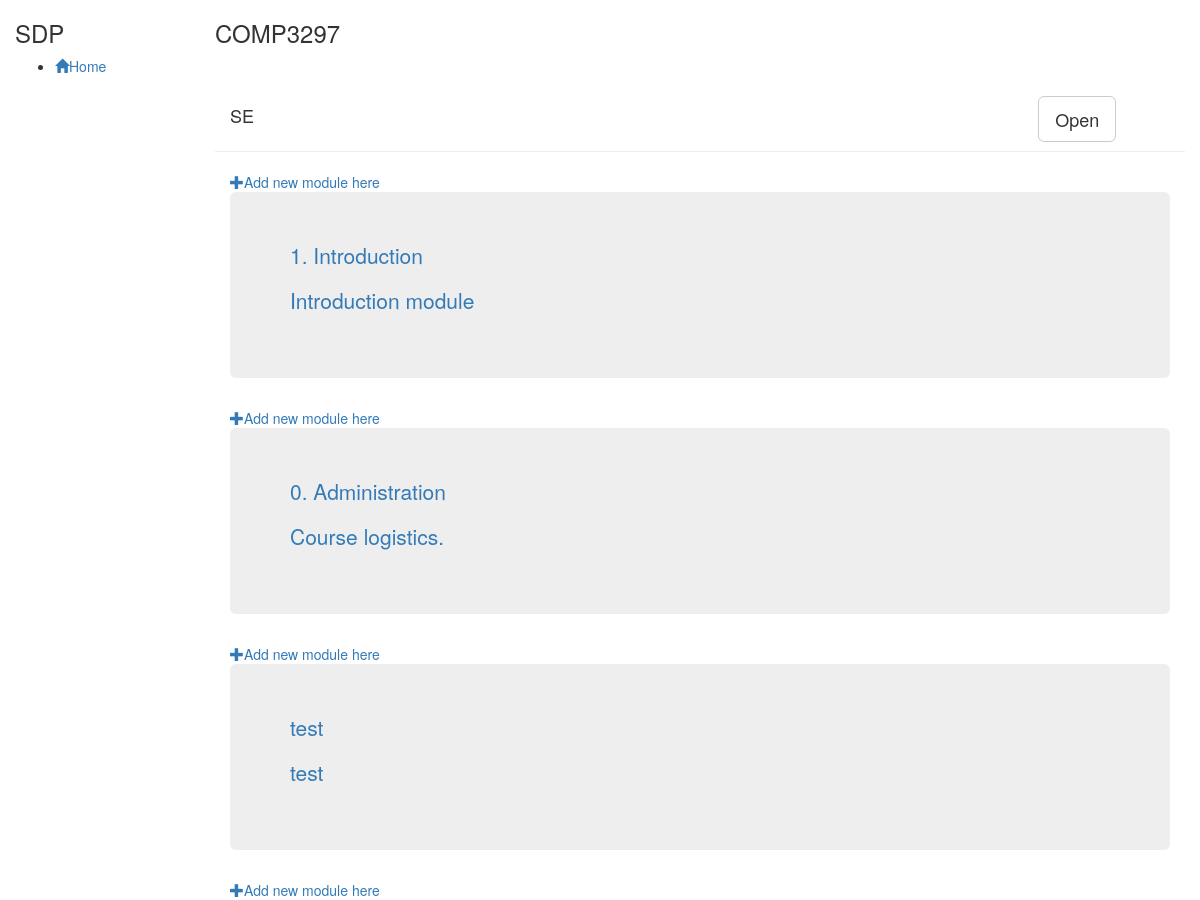
The app's page /Instructor/1/1 (signed in), older data.
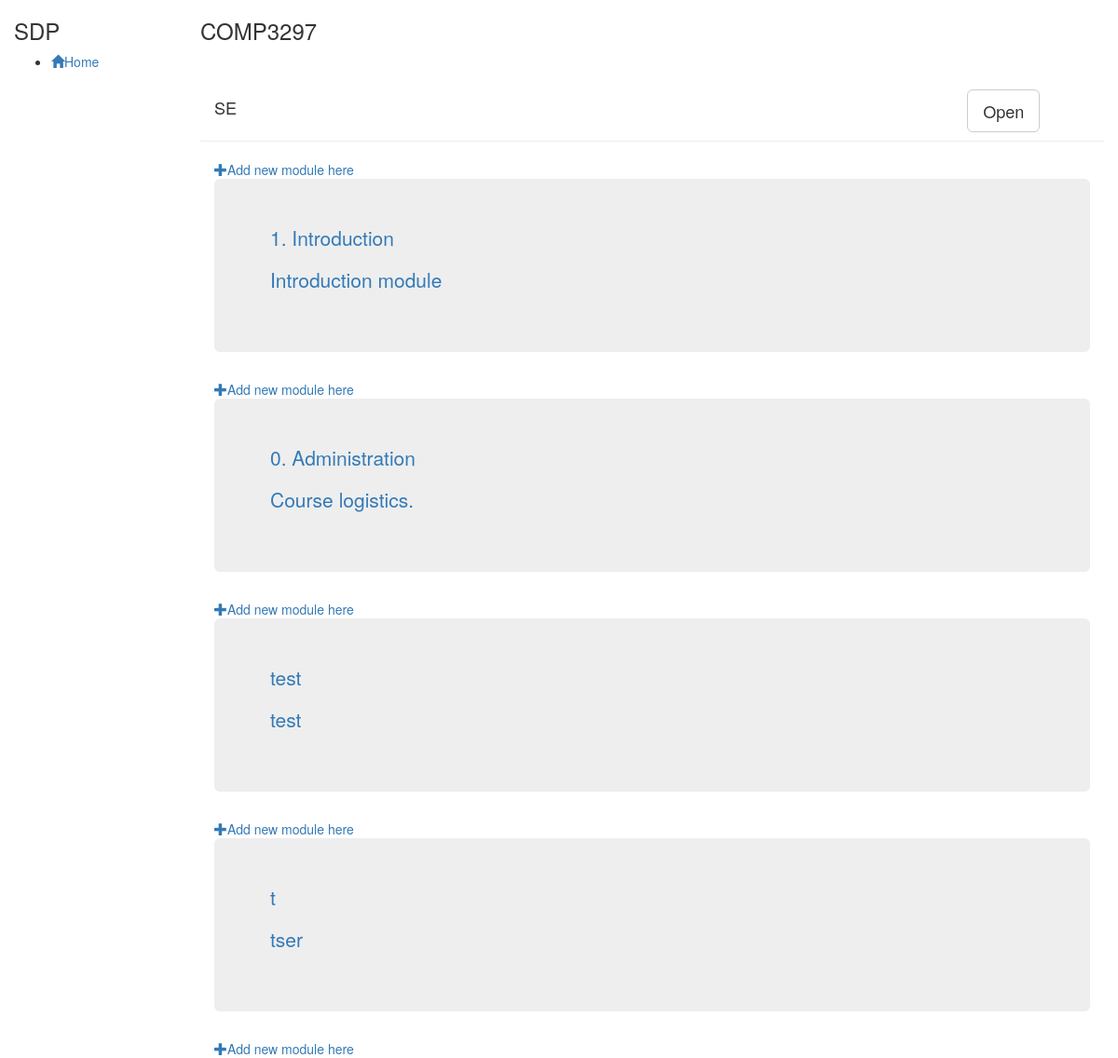
The same page, newer data.
### general/models.py (models this page shows, shortened)
class Course(models.Model):
    name = models.CharField(max_length=200)
    description = models.TextField()
    instructor = models.ForeignKey(Instructor,on_delete=models.CASCADE)
    _isOpen = models.BooleanField()
    category = models.ForeignKey(Category,on_delete=models.CASCADE)

class Module(models.Model):
    name = models.CharField(max_length=200)
    description = models.TextField()
    course = models.ForeignKey(Course,on_delete=models.CASCADE)
    index = models.IntegerField()

### general/views/instructor.py (the view)
@login_required
def coursePage(request,instructorID,courseID):
    if authenticate.roleCheck(request.user,"Instructor",instructorID):
        instructor=Instructor.objects.get(id=instructorID)
        if int(courseID) in list(map((lambda x:x.id),instructor.getAllCourses())):
            course = Course.objects.get(id=courseID)
            modules = course.module_set.all()
            return render(request,"general/developCourse.html",{'course':course,'modules':modules})
        else:
            print(courseID,"not in ",list(map((lambda x:x.id),instructor.getAllCourses())))
    logout(request)
    return redirect("coursePage",instructorID,courseID)

### general/models.py (called while the page is built)
    def getAllCourses(self):
        return self.course_set.all()

### general/views/authenticate.py (called while the page is built)
def roleCheck(user,role,passedID):
    if role not in list(map((lambda x:x.name),user.groups.all())):
        print(role,"not in ", user.groups.all())
        return False
    targetUser = eval(role).objects.get(_user=user)
    if int(targetUser.id)!=int(passedID):
        print("user id: ",targetUser.id, "id passed in: ",passedID)
        return False
    return True

### general/templates/general/developCourse.html (shortened to what this page needs)
<!DOCTYPE html>
<html lang="en">
  <head>
    {% load static %}
    <link rel="stylesheet" href="{% static "bootstrap/css/bootstrap.min.css" %}" media="all" type="text/css"/>
    <link rel="stylesheet/less" href="{% static "general/general.less" %}" media="all" type="text/css"/>
    <link rel="stylesheet/less" href="{% static "general/instructor.less" %}" media="all" type="text/css"/>
  </head>
  <body>
    <div class="container-fluid viewpoint-container">
      <div class="row header-row">
        <div class="col-sm-2 cbg-darken">
          <h3>SDP</h3>
        </div>
        <div class="col-sm-10">
          <h3 id="header-text">{{ course.name }}</h3>
        </div>
      </div>
      <div class="row content-row">
        <div class="col-sm-2 cbg-primary fill-height">
          <div id="sidebar-wrapper">
            <ul class="sidebar-nav">
              <li>
                <a href="#" id="home">
                  <span class="glyphicon glyphicon-home"></span>Home
                </a>
              </li>
            </ul>
          </div>
        </div>
        <div class="col-sm-10 fill-height main-column">
          <div class="container-fluid" id="main-content">
            <div class="row page-header">
              <div class="col-sm-10">
                <h4 class="course-desc">{{ course.description }}</h4>
              </div>
              <div class="col-sm-2">
                <button type="button" class="btn btn-default btn-lg btn-open" id="{{ course.id }}">Open</button>
              </div>
            </div>
            <a href="#">
              <div class="addModule" id="0">
                <span class="glyphicon glyphicon-plus"></span>Add new module here
              </div>
            </a>
            {% for module in modules %}
            <a href="#">
              <div class="module jumbotron" id="{{ module.index }}">
                <p class="module-name">{{ module.name }}</p>
                <p class="module-desc">{{ module.description }}</p>
              </div>
            </a>
            <a href="#">
              <div class="addModule" id="{{ module.index|add:1 }}">
                <span class="glyphicon glyphicon-plus"></span>Add new module here
              </div>
            </a>
            {% endfor %}
          </div>
        </div>
      </div>
    </div>
  </body>
</html>

Row changes from the older to the newer data that the page shows:
added Module: name "t", description "tser"
